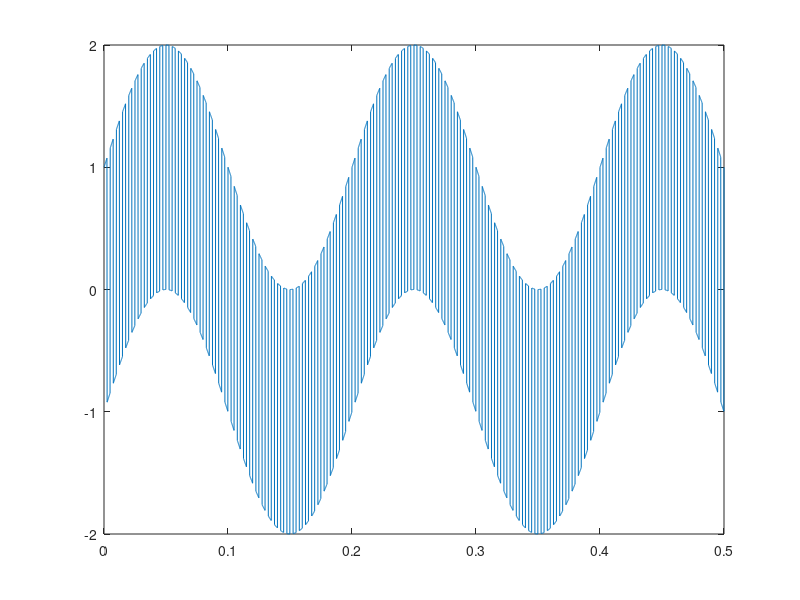

This figure's MATLAB source: (Note: this script raises an error after producing the figure.)
fs=8000;
t_max=0.5;
t=0:1/fs:t_max;
f0=200;
f1=5;
x=square(2*pi*f0*t)+sin(2*pi*f1*t);
figure(1)
plot(t, x);
M=33; %length of window
w=hanning(M)'; %actual window
R=(M-1)/2+1; %hop size in samples (50%)
nfft=512;
[X, t, f]=my_stft(x, fs, w, R, nfft);
figure(2)
waterfall(f,t,real(X));
set(gca,'YDir', 'reverse')